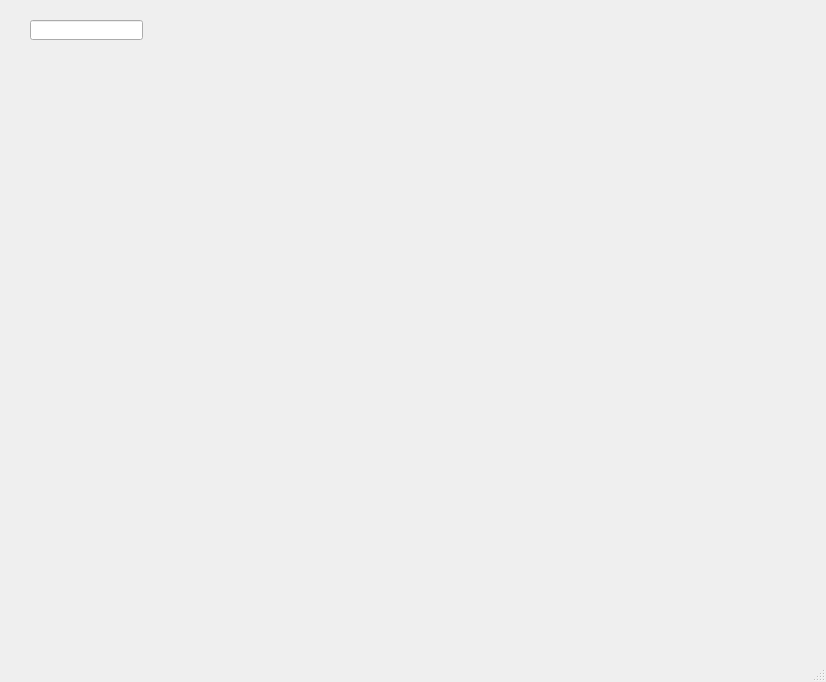
<?xml version="1.0" encoding="UTF-8"?>
<ui version="4.0">
 <class>MainWindow</class>
 <widget class="QMainWindow" name="MainWindow">
  <property name="geometry">
   <rect>
    <x>0</x>
    <y>0</y>
    <width>826</width>
    <height>682</height>
   </rect>
  </property>
  <property name="windowTitle">
   <string>MainWindow</string>
  </property>
  <widget class="QWidget" name="centralwidget">
   <widget class="QLineEdit" name="lineEdit">
    <property name="geometry">
     <rect>
      <x>30</x>
      <y>20</y>
      <width>113</width>
      <height>20</height>
     </rect>
    </property>
   </widget>
   <widget class="QWidget" name="widget" native="true">
    <property name="geometry">
     <rect>
      <x>30</x>
      <y>50</y>
      <width>640</width>
      <height>480</height>
     </rect>
    </property>
   </widget>
  </widget>
  <widget class="QMenuBar" name="menubar">
   <property name="geometry">
    <rect>
     <x>0</x>
     <y>0</y>
     <width>826</width>
     <height>21</height>
    </rect>
   </property>
  </widget>
  <widget class="QStatusBar" name="statusbar"/>
 </widget>
 <resources/>
 <connections/>
 <designerdata>
  <property name="gridDeltaX">
   <number>10</number>
  </property>
  <property name="gridDeltaY">
   <number>10</number>
  </property>
  <property name="gridSnapX">
   <bool>true</bool>
  </property>
  <property name="gridSnapY">
   <bool>true</bool>
  </property>
  <property name="gridVisible">
   <bool>true</bool>
  </property>
 </designerdata>
</ui>
